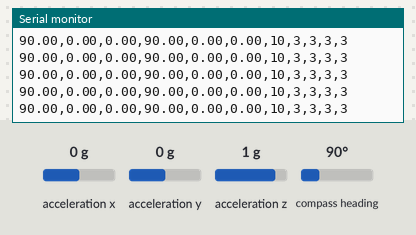
Simulated run of this sketch. Board: ESP32. Parts: the last lines printed to the serial monitor. The inputs (shaded band) are chosen by the test bench; at power-on: acceleration x 0 g, acceleration y 0 g, acceleration z 1 g, compass heading 90°.

Above: at 2.2 s.
2.3 s: acceleration x set to -1.4 g
At 2.31 s:
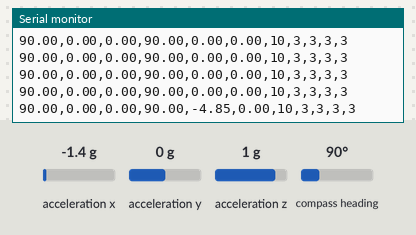
3.8 s: acceleration y set to -1.4 g
At 3.82 s:
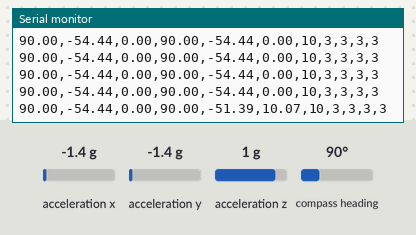
5.3 s: acceleration z set to -1.4 g
At 5.33 s:
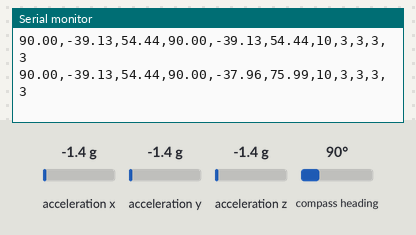
6.8 s: compass heading set to 7°
At 6.83 s:
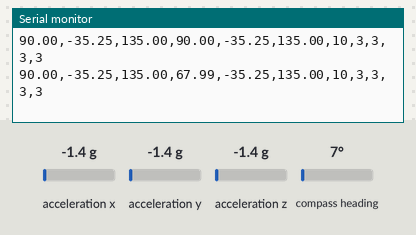
Timing chart, 0 to 9.3 s (numbered marks = the images above; inputs shaded):
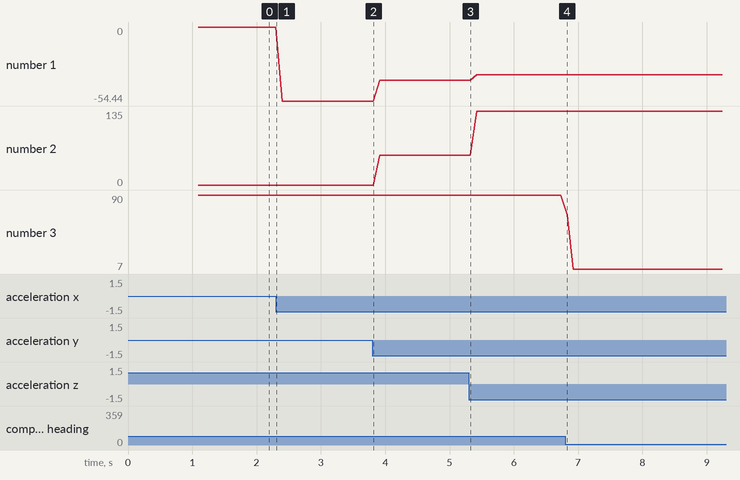

Measured:
- after the input at 2.3 s, the serial monitor: prints a new line at once (image 1)
- after the input at 3.8 s, the serial monitor: prints a new line at once (image 2)
- after the input at 5.3 s, the serial monitor: prints a new line at once (image 3)
- after the input at 6.8 s, the serial monitor: prints a new line at once (image 4)
- plotted number 1: 0 → -54.44 after the input at 2.3 s, -54.44 → -39.13 after the input at 3.8 s, -39.13 → -35.25 after the input at 5.3 s
- plotted number 2: 0 → 54.44 after the input at 3.8 s, 54.44 → 135 after the input at 5.3 s
- plotted number 3: 90 → 7 after the input at 6.8 s

The sketch:

test_bno055_oversampling.ino
```cpp
/*
 * Test IMU BNO055 con SOBREMUESTREO (oversampling) por software
 * Plataforma: ESP32 (I2C)
 *
 * Idea: el BNO055 ya entrega orientacion fusionada (Euler), pero esa señal
 * sigue teniendo ruido aleatorio de muestra a muestra. Si tomamos N lecturas
 * seguidas y las promediamos antes de usar/registrar el dato, el ruido
 * aleatorio (no correlacionado entre muestras) baja aproximadamente en un
 * factor sqrt(N) -- el mismo principio que promediar varios IMUs físicos,
 * pero sin hardware extra. OJO: esto reduce ruido aleatorio, NO corrige un
 * bias/drift sistematico (para eso hace falta calibracion, no sobremuestreo).
 *
 * Detalle importante: los angulos NO se pueden promediar como numeros
 * comunes porque el heading da la vuelta en 0/360 (p. ej. promediar 359 y 1
 * "a mano" da 180, cuando el resultado correcto es 0). Por eso aqui se
 * promedia el VECTOR (seno, coseno) de cada angulo y se reconstruye el
 * angulo promedio con atan2 -- esto es lo tecnicamente correcto.
 *
 * Trade-off tasa de salida vs. reduccion de ruido:
 *   tasa_salida (Hz) = 1000 / (N_SAMPLES * SAMPLE_INTERVAL_MS)
 *   Con los valores por defecto (N_SAMPLES=10, SAMPLE_INTERVAL_MS=10 ms):
 *   1000 / (10*10) = 10 Hz de salida.
 *   Si tu requerimiento es mantener >=100 Hz de salida (ver README del
 *   proyecto), baja N_SAMPLES (menos reduccion de ruido) o el intervalo
 *   entre muestras crudas (si el BNO055 puede entregar datos mas rapido).
 *
 * Salida por Serial (CSV, 115200 baudios), pensada para pegar directo a un
 * .csv y comparar en Excel/Python:
 *   raw_heading,raw_roll,raw_pitch,avg_heading,avg_roll,avg_pitch,n,sys,gyro,accel,mag
 *   - raw_*: la PRIMERA muestra cruda del bloque (sin promediar)
 *   - avg_*: el promedio de las N muestras del bloque
 *
 * Como comprobar que el sobremuestreo realmente reduce el ruido:
 *   1. Dejar el sensor QUIETO sobre una superficie estable.
 *   2. Correr primero test_bno055.ino (sin promediar) y guardar ~30 s de
 *      datos crudos (raw_heading/roll/pitch) en un .csv.
 *   3. Correr este sketch y guardar ~30 s de avg_heading/roll/pitch.
 *   4. Calcular la desviacion estandar de cada columna: la de "avg" deberia
 *      salir menor que la de "raw" (idealmente cerca de raw_std / sqrt(N)).
 */

#include <Wire.h>
#include <Adafruit_Sensor.h>
#include <Adafruit_BNO055.h>
#include <utility/imumaths.h>
#include <math.h>

Adafruit_BNO055 bno = Adafruit_BNO055(55, BNO055_ADDRESS_A, &Wire);

// --- Configuracion de sobremuestreo ---
#define N_SAMPLES          10   // muestras crudas promediadas por cada dato reportado
#define SAMPLE_INTERVAL_MS 10   // separacion entre muestras crudas (10 ms ~ 100 Hz de muestreo interno)

// Acumuladores vectoriales (seno/coseno) para promediar angulos sin problema de wraparound
float sumSinH = 0, sumCosH = 0; // heading (0-360 grados)
float sumSinR = 0, sumCosR = 0; // roll
float sumSinP = 0, sumCosP = 0; // pitch
uint16_t sampleCount = 0;

float firstRawH = 0, firstRawR = 0, firstRawP = 0; // primer valor crudo del bloque (para comparar)

unsigned long lastSampleTime = 0;

void setup() {
  Serial.begin(115200);
  while (!Serial) delay(10);
  Serial.println("=== Test IMU BNO055 con sobremuestreo ===");

  Wire.begin(21, 22);

  if (!bno.begin()) {
    Serial.println("ERROR: no se detecto el BNO055. Revisar alimentacion, SDA/SCL y direccion I2C.");
    while (1) { delay(1000); }
  }

  Serial.println("BNO055 detectado correctamente.");
  delay(1000);
  bno.setExtCrystalUse(true);

  Serial.println("raw_heading,raw_roll,raw_pitch,avg_heading,avg_roll,avg_pitch,n,sys,gyro,accel,mag");
}

void loop() {
  unsigned long now = millis();
  if (now - lastSampleTime < SAMPLE_INTERVAL_MS) return; // aun no toca tomar la siguiente muestra cruda
  lastSampleTime = now;

  sensors_event_t orientationData;
  bno.getEvent(&orientationData, Adafruit_BNO055::VECTOR_EULER);

  float h = orientationData.orientation.x; // heading, 0-360
  float r = orientationData.orientation.y; // roll
  float p = orientationData.orientation.z; // pitch

  if (sampleCount == 0) {
    firstRawH = h; firstRawR = r; firstRawP = p; // guardar la primera muestra cruda del bloque
  }

  // Acumular como vector unitario para promediar angulos correctamente
  sumSinH += sin(radians(h)); sumCosH += cos(radians(h));
  sumSinR += sin(radians(r)); sumCosR += cos(radians(r));
  sumSinP += sin(radians(p)); sumCosP += cos(radians(p));
  sampleCount++;

  if (sampleCount >= N_SAMPLES) {
    float avgH = degrees(atan2(sumSinH / N_SAMPLES, sumCosH / N_SAMPLES));
    float avgR = degrees(atan2(sumSinR / N_SAMPLES, sumCosR / N_SAMPLES));
    float avgP = degrees(atan2(sumSinP / N_SAMPLES, sumCosP / N_SAMPLES));
    if (avgH < 0) avgH += 360; // volver al rango 0-360, igual que el BNO055

    uint8_t sys, gyro, accel, mag;
    bno.getCalibration(&sys, &gyro, &accel, &mag);

    Serial.print(firstRawH, 2); Serial.print(",");
    Serial.print(firstRawR, 2); Serial.print(",");
    Serial.print(firstRawP, 2); Serial.print(",");
    Serial.print(avgH, 2); Serial.print(",");
    Serial.print(avgR, 2); Serial.print(",");
    Serial.print(avgP, 2); Serial.print(",");
    Serial.print(N_SAMPLES); Serial.print(",");
    Serial.print(sys); Serial.print(",");
    Serial.print(gyro); Serial.print(",");
    Serial.print(accel); Serial.print(",");
    Serial.println(mag);

    // reiniciar acumuladores para el siguiente bloque
    sumSinH = sumCosH = 0;
    sumSinR = sumCosR = 0;
    sumSinP = sumCosP = 0;
    sampleCount = 0;
  }
}
```
